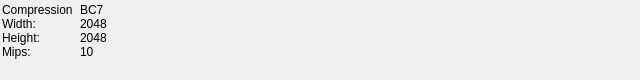
<?xml version="1.0" encoding="UTF-8"?>
<ui version="4.0">
 <class>Frame</class>
 <widget class="QFrame" name="Frame">
  <property name="geometry">
   <rect>
    <x>0</x>
    <y>0</y>
    <width>640</width>
    <height>80</height>
   </rect>
  </property>
  <property name="windowTitle">
   <string>Frame</string>
  </property>
  <widget class="QLabel" name="label">
   <property name="geometry">
    <rect>
     <x>2</x>
     <y>2</y>
     <width>71</width>
     <height>16</height>
    </rect>
   </property>
   <property name="text">
    <string>Compression:</string>
   </property>
  </widget>
  <widget class="QLabel" name="label_2">
   <property name="geometry">
    <rect>
     <x>2</x>
     <y>16</y>
     <width>71</width>
     <height>16</height>
    </rect>
   </property>
   <property name="text">
    <string>Width:</string>
   </property>
  </widget>
  <widget class="QLabel" name="label_3">
   <property name="geometry">
    <rect>
     <x>2</x>
     <y>30</y>
     <width>71</width>
     <height>16</height>
    </rect>
   </property>
   <property name="text">
    <string>Height:</string>
   </property>
  </widget>
  <widget class="QLabel" name="label_4">
   <property name="geometry">
    <rect>
     <x>2</x>
     <y>44</y>
     <width>71</width>
     <height>16</height>
    </rect>
   </property>
   <property name="text">
    <string>Mips:</string>
   </property>
  </widget>
  <widget class="QLabel" name="lblImgPropCompression">
   <property name="geometry">
    <rect>
     <x>80</x>
     <y>2</y>
     <width>121</width>
     <height>16</height>
    </rect>
   </property>
   <property name="text">
    <string>BC7</string>
   </property>
  </widget>
  <widget class="QLabel" name="lblImgPropWidth">
   <property name="geometry">
    <rect>
     <x>80</x>
     <y>16</y>
     <width>121</width>
     <height>16</height>
    </rect>
   </property>
   <property name="text">
    <string>2048</string>
   </property>
  </widget>
  <widget class="QLabel" name="lblImgPropHeight">
   <property name="geometry">
    <rect>
     <x>80</x>
     <y>30</y>
     <width>121</width>
     <height>16</height>
    </rect>
   </property>
   <property name="text">
    <string>2048</string>
   </property>
  </widget>
  <widget class="QLabel" name="lblImgPropMips">
   <property name="geometry">
    <rect>
     <x>80</x>
     <y>44</y>
     <width>121</width>
     <height>16</height>
    </rect>
   </property>
   <property name="text">
    <string>10</string>
   </property>
  </widget>
 </widget>
 <resources/>
 <connections/>
</ui>
